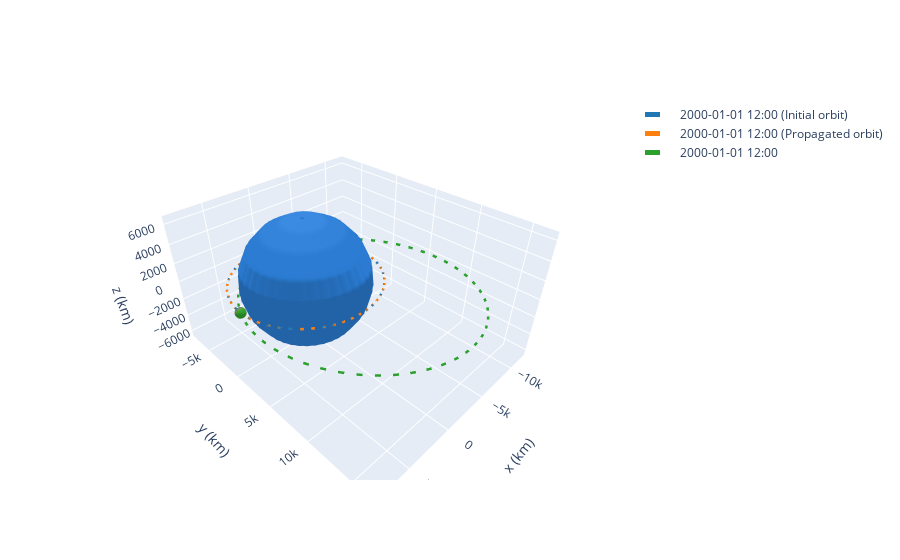

Source (notebook cell):
### Code cell
import numpy as np
import math
import navpy
import datetime

from astropy import units as u
from astropy.time import Time, TimeDelta
from astropy.coordinates import (
    CartesianRepresentation,
    AltAz,
    EarthLocation,
    GCRS,
    ITRS,
)
from astropy import coordinates as coord

from poliastro.bodies import Earth
from poliastro.earth import EarthSatellite
from poliastro.maneuver import Maneuver
from poliastro.earth.enums import EarthGravity
from poliastro.spacecraft import Spacecraft
from poliastro.twobody.orbit import Orbit
from poliastro.frames import Planes
from poliastro.plotting import OrbitPlotter3D
from poliastro.examples import iss
from poliastro.core.spheroid_location import cartesian_to_ellipsoidal
from poliastro.core.spheroid_location import tangential_vecs

# Comments from the author:
# This project is one of the worst I've ever embarked on. It was incredibly rough to code, formulate, and overall just an absolute nightmare.

# ------- HELPER METHODS --------


# Units: m, m/s, kg
# Evil math
def compute_time_int(al, vi, mas):
    """Evil math to compute the delta t of a maneuver

    Args:
        al (_type_): _description_
        vi (_type_): _description_
        mas (_type_): _description_

    Returns:
        _type_: _description_
    """
    return 8.50938 * (10**-9) * (
        14609987571408820 * (al**2) * mas
        + math.sqrt(
            213451736836720196366365882318848 * (al**4) * (mas**2)
            + 7452623680028430827520 * (al**3) * (mas**3) * (vi**3)
        )
    ) ** (1 / 3) - (0.166214 * al * mas * vi) / (
        14609987571408820 * (al**2) * mas
        + math.sqrt(
            213451736836720196366365882318848 * (al**4) * (mas**2)
            + 7452623680028430827520 * (al**3) * (mas**3) * (vi**3)
        )
    ) ** (
        1 / 3
    )


# Units: s, kg, m/s
def compute_vf(dt, mas, vi):
    return math.sqrt(((4 * (10**8)) * dt) / mas + vi**2)

def compute_dv(vi, al, mas):
    dt = compute_time_int(al, vi, mas)
    vf = compute_vf(dt, mas, vi)
    return vf - vi

def eci2lla(x, y, z, t, unit):
    """Convert Earth-Centered Inertial (ECI) cartesian coordinates to latitude, longitude, and altitude, using astropy.

    Inputs :
    x = ECI X-coordinate
    y = ECI Y-coordinate 
    z = ECI Z-coordinate
    t = UTC time (datetime object)
    unit = units the coordinates are in

    Outputs :
    lon = longitude (degrees)
    lat = geodetic latitude (degrees)
    alt = height above WGS84 ellipsoid (m)
    """
    # position of satellite in GCRS or J20000 ECI:
    cartrep = coord.CartesianRepresentation(x, y, z, unit=u.m)
    gcrs = coord.GCRS(cartrep, obstime=t)
    itrs = coord.GCRS(cartrep, obstime=t).transform_to(coord.ITRS(obstime=t))
    loc = coord.EarthLocation(*itrs.cartesian.xyz)
    return loc.lat.value, loc.lon.value, (loc.height.to(u.m)).value

def compute_time_off(dt: float) -> datetime:
    """Returns a datetime object with an offset from J2000 Epoch (Default)

    Args:
        dt - float: The time passed since initial orbit creation (Assumed in J2000 frame)

    Returns:
        datetime: a new datetime object 
    """
    return datetime.datetime(2000, 1, 1, 12, 0) + datetime.timedelta(seconds=dt)

def get_altitude(orb: Orbit, time: datetime):
    orb_x = orb.r.value[0]
    orb_y = orb.r.value[1]
    orb_z = orb.r.value[2]
    un = u.m
    _, _, ret_alt = eci2lla(orb_x, orb_y, orb_z, time, un)
    return ret_alt

def compute_eci_vec(dv, orb: Orbit, epoch):
    cart_coords = orb.r.value
    
    lo, la, al = eci2lla2(cart_coords[0], cart_coords[1], cart_coords[2], epoch, u.m)
    ned = [0, dv/10, 0]
    lat_ref = la
    lon_ref = lo
    alt_ref = al
    ecefRep = ((navpy.ned2ecef(ned, lat_ref, lon_ref, alt_ref)) << u.m / u.s).to(
        u.km / u.s
    )

    gcrs = coord.ITRS(
        x=orb.r[0],
        y=orb.r[1],
        z=orb.r[2],
        v_x=ecefRep[0],
        v_y=ecefRep[1],
        v_z=ecefRep[2],
        representation_type="cartesian",
        differential_type="cartesian",
        obstime=epoch,
    )
    itrs = gcrs.transform_to(coord.GCRS(obstime=epoch))
    return itrs.cartesian.differentials['s'].d_xyz

def apply_maneuver_evil(orbit: Orbit, di: float, dv: float, epoch) -> None:
    disc_vel = dv / di
    temp_orbit = orbit
    prev_orbit = None

    for i in range(0, math.floor(di)):
        prev_orbit = temp_orbit
        temp_orbit.apply_maneuver(
            (i * u.s, compute_eci_vec(disc_vel, orbit, epoch + i))
        )

# ------- DEFINE PARAMETERS --------

# Attracting body
attr = Earth
# Coefficient of drag unapplicable, made constant
sat_C_D = 1
# Mass
sat_mass = 1000 * u.kg
# Area
sat_area = (3.4 * (u.m**2)).to(u.km**2)
# Epoch
sat_t = Time.now
# Plane
sat_plane = Planes.EARTH_EQUATOR

# Use if defining orbit from vectors

# # Radius
sat_radius = [-4000, -4000, 3000] << u.km
# # Velocity
sat_velocity = [-3.457, 6.618, 2.533] << u.km / u.s

# Use if defining orbit from classical parameters

attr = Earth
a = 40000 << u.km
ecc = 0.093315 << u.one
inc = 1.85 << u.deg
raan = 49.562 << u.deg
argp = 286.537 << u.deg
nu = 23.33 << u.deg

# ------- DEFINE AN ORBIT & FRAME --------

# Use if defining an orbit from vectors
# sat_orbit = Orbit.from_vectors(sat_radius, sat_velocity)

# Use if defining an orbit from classical parameters
# sat_orbit = Orbit.from_classical(attr, a, ecc, inc, raan, argp, nu)

# Preferred case/default: Use orbit.circular
sat_orbit = Orbit.circular(Earth, alt=1000 << u.km)

# ------- ORBIT PLOTTER SETUP --------

plotter = OrbitPlotter3D()

# ------- MANEUVERS --------

# Impulse template

# (time * u.unit, [x comp, y comp, z comp] * u.unit) -> Impulses applied as dv at instant t(i)

# Maneuver template

vi1 = get_tan_vel(sat_orbit, compute_time_off(0))
sat_alt1 = get_altitude(sat_orbit, compute_time_off(0))
m1 = sat_mass.value

dt1 = compute_time_int(sat_alt1, vi1, m1)
# print(vf1)
dv1 = compute_dv(vi1, sat_alt1, m1)
print(dv1/dt1)

plotter.plot(sat_orbit, label="Initial orbit")
man_vec = compute_eci_vec(dv1 / dt1, sat_orbit_test, compute_time_off(0))
sat_orbit_test = sat_orbit.propagate(1 * u.s)

# sat_orbit2 = sat_orbit.apply_maneuver(man)
plotter.plot(sat_orbit_test, label="Propagated orbit")
sat_orbit_man1 = sat_orbit_test.apply_maneuver(Maneuver((1 * u.s, compute_eci_vec(dv1, sat_orbit_test, compute_time_off(1)) << u.km / u.s)))

plotter.plot(sat_orbit_man1)

### Figure 1 — Plotly figure (JSON) as saved in the notebook; plotly's stock layout.template omitted (floating-point values rounded to 4 significant figures; data arrays with more than 128 entries replaced by an {"elided": "..."} marker saying what was removed)
{"data": [{"cauto": false, "cmax": 1, "cmin": 1, "colorscale": [[0, "#2a7bd1"], [1, "#2a7bd1"]], "name": "Earth", "showscale": false, "type": "surface", "x": {"elided": "20x20 float values"}, "y": {"elided": "20x20 float values"}, "z": {"elided": "20x20 float values"}}, {"line": {"color": "rgb(31, 119, 180)", "dash": "dash", "width": 5}, "mode": "lines", "name": "2000-01-01 12:00 (Initial orbit)", "type": "scatter3d", "x": {"elided": "150 float values"}, "y": {"elided": "150 float values"}, "z": {"elided": "150 int values"}}, {"cauto": false, "cmax": 1, "cmin": 1, "colorscale": [[0, "rgb(31, 119, 180)"], [1, "rgb(31, 119, 180)"]], "name": "2000-01-01 12:00 (Initial orbit)", "showscale": false, "type": "surface", "x": {"elided": "20x20 float values"}, "y": {"elided": "20x20 float values"}, "z": {"elided": "20x20 float values"}}, {"cauto": false, "cmax": 1, "cmin": 1, "colorscale": [[0, "#2a7bd1"], [1, "#2a7bd1"]], "name": "Earth", "showscale": false, "type": "surface", "x": {"elided": "20x20 float values"}, "y": {"elided": "20x20 float values"}, "z": {"elided": "20x20 float values"}}, {"cauto": false, "cmax": 1, "cmin": 1, "colorscale": [[0, "#2a7bd1"], [1, "#2a7bd1"]], "name": "Earth", "showscale": false, "type": "surface", "x": {"elided": "20x20 float values"}, "y": {"elided": "20x20 float values"}, "z": {"elided": "20x20 float values"}}, {"line": {"color": "rgb(255, 127, 14)", "dash": "dash", "width": 5}, "mode": "lines", "name": "2000-01-01 12:00 (Propagated orbit)", "type": "scatter3d", "x": {"elided": "150 float values"}, "y": {"elided": "150 float values"}, "z": {"elided": "150 int values"}}, {"cauto": false, "cmax": 1, "cmin": 1, "colorscale": [[0, "rgb(255, 127, 14)"], [1, "rgb(255, 127, 14)"]], "name": "2000-01-01 12:00 (Propagated orbit)", "showscale": false, "type": "surface", "x": {"elided": "20x20 float values"}, "y": {"elided": "20x20 float values"}, "z": {"elided": "20x20 float values"}}, {"cauto": false, "cmax": 1, "cmin": 1, "colorscale": [[0, "#2a7bd1"], [1, "#2a7bd1"]], "name": "Earth", "showscale": false, "type": "surface", "x": {"elided": "20x20 float values"}, "y": {"elided": "20x20 float values"}, "z": {"elided": "20x20 float values"}}, {"cauto": false, "cmax": 1, "cmin": 1, "colorscale": [[0, "#2a7bd1"], [1, "#2a7bd1"]], "name": "Earth", "showscale": false, "type": "surface", "x": {"elided": "20x20 float values"}, "y": {"elided": "20x20 float values"}, "z": {"elided": "20x20 float values"}}, {"line": {"color": "rgb(44, 160, 44)", "dash": "dash", "width": 5}, "mode": "lines", "name": "2000-01-01 12:00", "type": "scatter3d", "x": {"elided": "150 float values"}, "y": {"elided": "150 float values"}, "z": {"elided": "150 float values"}}, {"cauto": false, "cmax": 1, "cmin": 1, "colorscale": [[0, "rgb(44, 160, 44)"], [1, "rgb(44, 160, 44)"]], "name": "2000-01-01 12:00", "showscale": false, "type": "surface", "x": {"elided": "20x20 float values"}, "y": {"elided": "20x20 float values"}, "z": {"elided": "20x20 float values"}}, {"cauto": false, "cmax": 1, "cmin": 1, "colorscale": [[0, "#2a7bd1"], [1, "#2a7bd1"]], "name": "Earth", "showscale": false, "type": "surface", "x": {"elided": "20x20 float values"}, "y": {"elided": "20x20 float values"}, "z": {"elided": "20x20 float values"}}], "layout": {"autosize": true, "scene": {"aspectmode": "data", "aspectratio": {"x": 1.102, "y": 1.307, "z": 0.6944}, "xaxis": {"title": {"text": "x (km)"}, "type": "linear"}, "yaxis": {"title": {"text": "y (km)"}, "type": "linear"}, "zaxis": {"title": {"text": "z (km)"}, "type": "linear"}}}}
